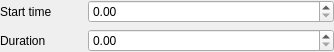
<?xml version="1.0" encoding="UTF-8"?>
<ui version="4.0">
 <class>AnimationActionWidget</class>
 <widget class="QWidget" name="AnimationActionWidget">
  <property name="geometry">
   <rect>
    <x>0</x>
    <y>0</y>
    <width>334</width>
    <height>50</height>
   </rect>
  </property>
  <property name="windowTitle">
   <string>Form</string>
  </property>
  <property name="locale">
   <locale language="English" country="UnitedStates"/>
  </property>
  <layout class="QVBoxLayout" name="verticalLayout">
   <property name="leftMargin">
    <number>0</number>
   </property>
   <property name="topMargin">
    <number>0</number>
   </property>
   <property name="rightMargin">
    <number>0</number>
   </property>
   <property name="bottomMargin">
    <number>0</number>
   </property>
   <item>
    <layout class="QHBoxLayout" name="startTimeLayout">
     <item>
      <widget class="QLabel" name="startTimeLabel">
       <property name="sizePolicy">
        <sizepolicy hsizetype="Preferred" vsizetype="Preferred">
         <horstretch>1</horstretch>
         <verstretch>0</verstretch>
        </sizepolicy>
       </property>
       <property name="text">
        <string>Start time</string>
       </property>
       <property name="wordWrap">
        <bool>true</bool>
       </property>
      </widget>
     </item>
     <item>
      <widget class="QDoubleSpinBox" name="startTimeSpin">
       <property name="sizePolicy">
        <sizepolicy hsizetype="Minimum" vsizetype="Fixed">
         <horstretch>3</horstretch>
         <verstretch>0</verstretch>
        </sizepolicy>
       </property>
       <property name="maximum">
        <double>99999.990000000005239</double>
       </property>
      </widget>
     </item>
    </layout>
   </item>
   <item>
    <layout class="QHBoxLayout" name="durationLayout">
     <item>
      <widget class="QLabel" name="durationLabel">
       <property name="sizePolicy">
        <sizepolicy hsizetype="Preferred" vsizetype="Preferred">
         <horstretch>1</horstretch>
         <verstretch>0</verstretch>
        </sizepolicy>
       </property>
       <property name="text">
        <string>Duration</string>
       </property>
      </widget>
     </item>
     <item>
      <widget class="QDoubleSpinBox" name="durationSpin">
       <property name="sizePolicy">
        <sizepolicy hsizetype="Minimum" vsizetype="Fixed">
         <horstretch>3</horstretch>
         <verstretch>0</verstretch>
        </sizepolicy>
       </property>
      </widget>
     </item>
    </layout>
   </item>
  </layout>
 </widget>
 <resources/>
 <connections/>
</ui>
